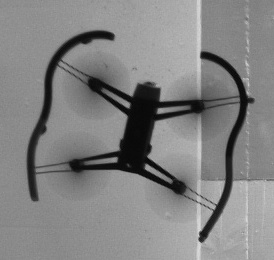
#> input picture HOGim.jpg, 274 x 260 px
$ python HOG.py   (Python 2 division)   (older library calls are emulated)
#> lines starting #> are read from the running program, lines starting #| are printed output that depends on the picture
from PIL import Image
import cv2
import numpy as np
import math


def loadImage(imname):
	# Load image and resize
#> called with imname = 'HOGim.jpg'
	im = cv2.imread(imname)
#> im is the input picture: shape (260, 274, 3); min 3, max 218, mean 130.5
	im = cv2.resize(im, (128, 128))
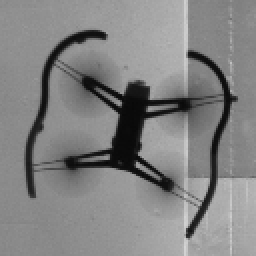
#> im: shape (128, 128, 3) (shown 2 times larger); min 7, max 213, mean 130.4
	im = np.float32(im)/255.0;
	return im

def fillHistogram(angle, mag, hist):
	dist = (angle % 20) / 20
	upper =  mag * dist
	lower = mag * (1-dist)
	temp = (angle % 180) / 20
	lowbin = int(math.floor(temp))
	upbin = (int(math.ceil(temp))%9)
	hist[lowbin] += lower
	hist[upbin] += upper

def normalizeBlock(h1, h2, h3, h4):
	sum = 0.0
	normalVector = np.zeros(36)

	for i in range(9):
		sum += (h1[i]**2 + h2[i]**2 + h3[i]**2 + h4[i]**2)

	normal = sum**0.5

	for i in range(9):
		normalVector[i] = h1[i]/normal
		normalVector[i+9] = h2[i]/normal
		normalVector[i+18] = h3[i]/normal
		normalVector[i+27] = h4[i]/normal

	return normalVector

def concat(features, blocks):
	for block in blocks:
	 	for bin in block:
			features.append(bin)

def HOG(im):
	# Sobel
	gx = cv2.Sobel(im, cv2.CV_32F, 1, 0, ksize=1)
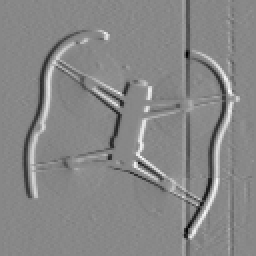
#> gx: shape (128, 128, 3) float32 (shown 2 times larger); min -0.682, max 0.604, mean 0.000521; drawn with min black and max white
	gy = cv2.Sobel(im, cv2.CV_32F, 0, 1, ksize=1)
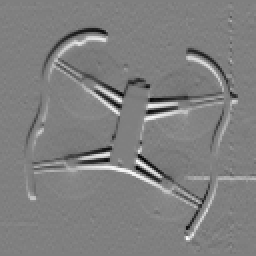
#> gy: shape (128, 128, 3) float32 (shown 2 times larger); min -0.588, max 0.584, mean 0.00026; drawn with min black and max white

	# Find magnitude and angle of sobel masks
	mag, angle = cv2.cartToPolar(gx, gy, angleInDegrees=True)
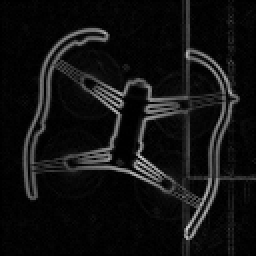
#> mag: shape (128, 128, 3) float32 (shown 2 times larger); min 0, max 0.817, mean 0.0703
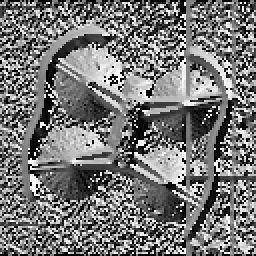
#> angle: shape (128, 128, 3) float32 (shown 2 times larger); min 0, max 359.2, mean 166.6; drawn with min black and max white

	# Create array of histos
	histograms = np.zeros((16,16,9))

	# Loop across every 8x8 block of pixels
	xpos = 0
	ypos = 0

	for i in range(0, 16):
		for j in range(0, 16):
			for x in range(xpos, xpos + 8):
				for y in range(ypos, ypos + 8):
					fillHistogram(angle[xpos][ypos][0], mag[xpos][ypos][0], histograms[i][j] )
			ypos += 8
			if ypos == 128:
				ypos = 0
				xpos += 8
#> this loop made 16 passes

	# Normalize 16x16 blocks
	blocks = []
	for r in range(0, 15):
		for c in range(0, 15):
			blocks.append(normalizeBlock(histograms[r][c], histograms[r][c+1], histograms[r+1][c], histograms[r+1][c+1]))

	# Concatenate the vectors
	featureVector = []
	concat(featureVector, blocks)
	featureVector = np.array(featureVector)

	return featureVector

def main():
	im = loadImage('HOGim.jpg')
	HOG(im)

if __name__ == '__main__':
	main()
